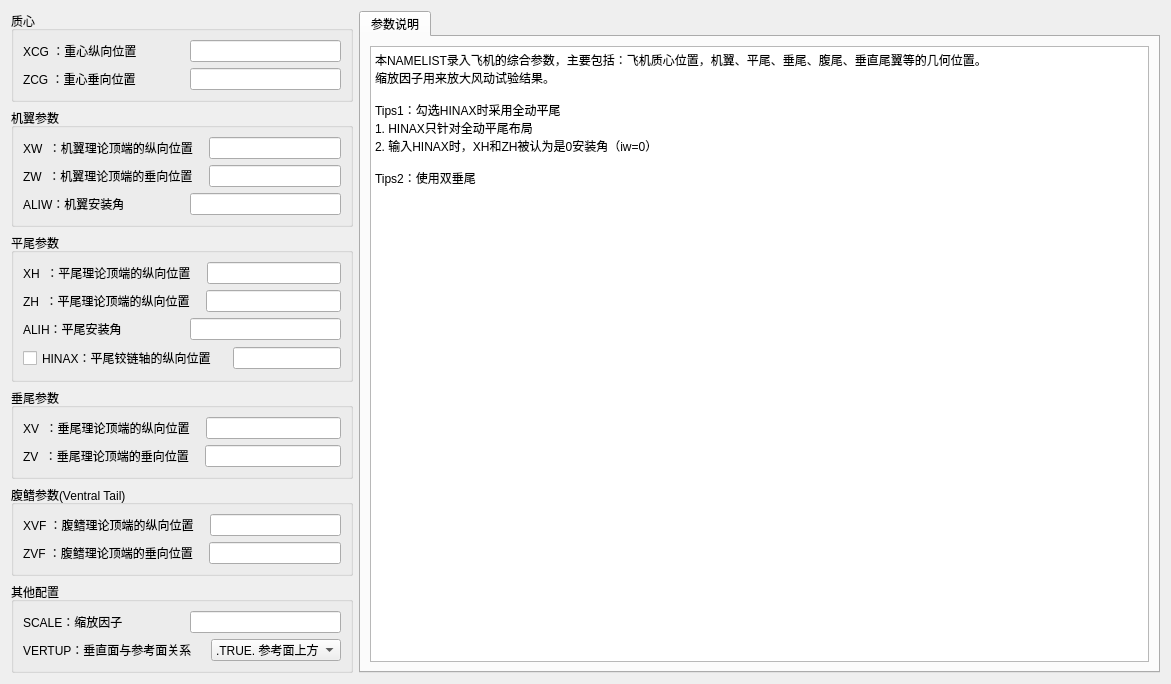
<?xml version="1.0" encoding="UTF-8"?>
<ui version="4.0">
 <class>SYNTHS</class>
 <widget class="QWidget" name="SYNTHS">
  <property name="geometry">
   <rect>
    <x>0</x>
    <y>0</y>
    <width>1171</width>
    <height>632</height>
   </rect>
  </property>
  <property name="windowTitle">
   <string>飞机综合参数</string>
  </property>
  <layout class="QHBoxLayout" name="horizontalLayout_18">
   <item>
    <layout class="QVBoxLayout" name="verticalLayout_7">
     <item>
      <widget class="QGroupBox" name="groupBoxCG">
       <property name="title">
        <string>质心</string>
       </property>
       <layout class="QVBoxLayout" name="verticalLayout">
        <item>
         <layout class="QHBoxLayout" name="horizontalLayout">
          <item>
           <widget class="QLabel" name="label">
            <property name="text">
             <string>XCG ：重心纵向位置</string>
            </property>
           </widget>
          </item>
          <item>
           <spacer name="horizontalSpacer_15">
            <property name="orientation">
             <enum>Qt::Horizontal</enum>
            </property>
            <property name="sizeType">
             <enum>QSizePolicy::Preferred</enum>
            </property>
            <property name="sizeHint" stdset="0">
             <size>
              <width>10</width>
              <height>20</height>
             </size>
            </property>
           </spacer>
          </item>
          <item>
           <widget class="QLineEdit" name="XCG">
            <property name="sizePolicy">
             <sizepolicy hsizetype="Preferred" vsizetype="Fixed">
              <horstretch>0</horstretch>
              <verstretch>0</verstretch>
             </sizepolicy>
            </property>
           </widget>
          </item>
         </layout>
        </item>
        <item>
         <layout class="QHBoxLayout" name="horizontalLayout_2">
          <item>
           <widget class="QLabel" name="label_2">
            <property name="text">
             <string>ZCG ：重心垂向位置</string>
            </property>
           </widget>
          </item>
          <item>
           <spacer name="horizontalSpacer_14">
            <property name="orientation">
             <enum>Qt::Horizontal</enum>
            </property>
            <property name="sizeType">
             <enum>QSizePolicy::Preferred</enum>
            </property>
            <property name="sizeHint" stdset="0">
             <size>
              <width>10</width>
              <height>20</height>
             </size>
            </property>
           </spacer>
          </item>
          <item>
           <widget class="QLineEdit" name="ZCG">
            <property name="sizePolicy">
             <sizepolicy hsizetype="Preferred" vsizetype="Fixed">
              <horstretch>0</horstretch>
              <verstretch>0</verstretch>
             </sizepolicy>
            </property>
           </widget>
          </item>
         </layout>
        </item>
       </layout>
      </widget>
     </item>
     <item>
      <widget class="QGroupBox" name="groupBox">
       <property name="title">
        <string>机翼参数</string>
       </property>
       <layout class="QVBoxLayout" name="verticalLayout_2">
        <item>
         <layout class="QHBoxLayout" name="horizontalLayout_3">
          <item>
           <widget class="QLabel" name="label_3">
            <property name="text">
             <string>XW  ：机翼理论顶端的纵向位置</string>
            </property>
           </widget>
          </item>
          <item>
           <spacer name="horizontalSpacer_13">
            <property name="orientation">
             <enum>Qt::Horizontal</enum>
            </property>
            <property name="sizeType">
             <enum>QSizePolicy::Preferred</enum>
            </property>
            <property name="sizeHint" stdset="0">
             <size>
              <width>10</width>
              <height>20</height>
             </size>
            </property>
           </spacer>
          </item>
          <item>
           <widget class="QLineEdit" name="XW">
            <property name="sizePolicy">
             <sizepolicy hsizetype="Preferred" vsizetype="Fixed">
              <horstretch>0</horstretch>
              <verstretch>0</verstretch>
             </sizepolicy>
            </property>
           </widget>
          </item>
         </layout>
        </item>
        <item>
         <layout class="QHBoxLayout" name="horizontalLayout_4">
          <item>
           <widget class="QLabel" name="label_4">
            <property name="text">
             <string>ZW  ：机翼理论顶端的垂向位置</string>
            </property>
           </widget>
          </item>
          <item>
           <spacer name="horizontalSpacer_12">
            <property name="orientation">
             <enum>Qt::Horizontal</enum>
            </property>
            <property name="sizeType">
             <enum>QSizePolicy::Preferred</enum>
            </property>
            <property name="sizeHint" stdset="0">
             <size>
              <width>10</width>
              <height>20</height>
             </size>
            </property>
           </spacer>
          </item>
          <item>
           <widget class="QLineEdit" name="ZW">
            <property name="sizePolicy">
             <sizepolicy hsizetype="Preferred" vsizetype="Fixed">
              <horstretch>0</horstretch>
              <verstretch>0</verstretch>
             </sizepolicy>
            </property>
           </widget>
          </item>
         </layout>
        </item>
        <item>
         <layout class="QHBoxLayout" name="horizontalLayout_5">
          <item>
           <widget class="QLabel" name="label_5">
            <property name="text">
             <string>ALIW：机翼安装角</string>
            </property>
           </widget>
          </item>
          <item>
           <spacer name="horizontalSpacer">
            <property name="orientation">
             <enum>Qt::Horizontal</enum>
            </property>
            <property name="sizeType">
             <enum>QSizePolicy::Preferred</enum>
            </property>
            <property name="sizeHint" stdset="0">
             <size>
              <width>10</width>
              <height>20</height>
             </size>
            </property>
           </spacer>
          </item>
          <item>
           <widget class="QLineEdit" name="ALIW">
            <property name="sizePolicy">
             <sizepolicy hsizetype="Preferred" vsizetype="Fixed">
              <horstretch>0</horstretch>
              <verstretch>0</verstretch>
             </sizepolicy>
            </property>
           </widget>
          </item>
         </layout>
        </item>
       </layout>
      </widget>
     </item>
     <item>
      <widget class="QGroupBox" name="groupBox_HorizontalTail">
       <property name="title">
        <string>平尾参数</string>
       </property>
       <layout class="QVBoxLayout" name="verticalLayout_3">
        <item>
         <layout class="QHBoxLayout" name="horizontalLayout_6">
          <item>
           <widget class="QLabel" name="label_6">
            <property name="text">
             <string>XH  ：平尾理论顶端的纵向位置</string>
            </property>
           </widget>
          </item>
          <item>
           <spacer name="horizontalSpacer_2">
            <property name="orientation">
             <enum>Qt::Horizontal</enum>
            </property>
            <property name="sizeType">
             <enum>QSizePolicy::Preferred</enum>
            </property>
            <property name="sizeHint" stdset="0">
             <size>
              <width>10</width>
              <height>20</height>
             </size>
            </property>
           </spacer>
          </item>
          <item>
           <widget class="QLineEdit" name="XH">
            <property name="sizePolicy">
             <sizepolicy hsizetype="Preferred" vsizetype="Fixed">
              <horstretch>0</horstretch>
              <verstretch>0</verstretch>
             </sizepolicy>
            </property>
           </widget>
          </item>
         </layout>
        </item>
        <item>
         <layout class="QHBoxLayout" name="horizontalLayout_7">
          <item>
           <widget class="QLabel" name="label_7">
            <property name="text">
             <string>ZH  ：平尾理论顶端的纵向位置</string>
            </property>
           </widget>
          </item>
          <item>
           <spacer name="horizontalSpacer_3">
            <property name="orientation">
             <enum>Qt::Horizontal</enum>
            </property>
            <property name="sizeType">
             <enum>QSizePolicy::Preferred</enum>
            </property>
            <property name="sizeHint" stdset="0">
             <size>
              <width>10</width>
              <height>20</height>
             </size>
            </property>
           </spacer>
          </item>
          <item>
           <widget class="QLineEdit" name="ZH">
            <property name="sizePolicy">
             <sizepolicy hsizetype="Preferred" vsizetype="Fixed">
              <horstretch>0</horstretch>
              <verstretch>0</verstretch>
             </sizepolicy>
            </property>
           </widget>
          </item>
         </layout>
        </item>
        <item>
         <layout class="QHBoxLayout" name="horizontalLayout_8">
          <item>
           <widget class="QLabel" name="label_8">
            <property name="text">
             <string>ALIH：平尾安装角</string>
            </property>
           </widget>
          </item>
          <item>
           <spacer name="horizontalSpacer_4">
            <property name="orientation">
             <enum>Qt::Horizontal</enum>
            </property>
            <property name="sizeType">
             <enum>QSizePolicy::Preferred</enum>
            </property>
            <property name="sizeHint" stdset="0">
             <size>
              <width>10</width>
              <height>20</height>
             </size>
            </property>
           </spacer>
          </item>
          <item>
           <widget class="QLineEdit" name="ALIH">
            <property name="sizePolicy">
             <sizepolicy hsizetype="Preferred" vsizetype="Fixed">
              <horstretch>0</horstretch>
              <verstretch>0</verstretch>
             </sizepolicy>
            </property>
           </widget>
          </item>
         </layout>
        </item>
        <item>
         <layout class="QHBoxLayout" name="horizontalLayout_9">
          <item>
           <widget class="QCheckBox" name="checkBox_HINAX">
            <property name="text">
             <string>HINAX：平尾铰链轴的纵向位置</string>
            </property>
           </widget>
          </item>
          <item>
           <spacer name="horizontalSpacer_5">
            <property name="orientation">
             <enum>Qt::Horizontal</enum>
            </property>
            <property name="sizeType">
             <enum>QSizePolicy::Preferred</enum>
            </property>
            <property name="sizeHint" stdset="0">
             <size>
              <width>10</width>
              <height>20</height>
             </size>
            </property>
           </spacer>
          </item>
          <item>
           <widget class="QLineEdit" name="HINAX">
            <property name="sizePolicy">
             <sizepolicy hsizetype="Preferred" vsizetype="Fixed">
              <horstretch>0</horstretch>
              <verstretch>0</verstretch>
             </sizepolicy>
            </property>
           </widget>
          </item>
         </layout>
        </item>
       </layout>
      </widget>
     </item>
     <item>
      <widget class="QGroupBox" name="groupBox_VerticalTail">
       <property name="title">
        <string>垂尾参数</string>
       </property>
       <layout class="QVBoxLayout" name="verticalLayout_4">
        <item>
         <layout class="QHBoxLayout" name="horizontalLayout_10">
          <item>
           <widget class="QLabel" name="label_9">
            <property name="text">
             <string>XV  ：垂尾理论顶端的纵向位置</string>
            </property>
           </widget>
          </item>
          <item>
           <spacer name="horizontalSpacer_6">
            <property name="orientation">
             <enum>Qt::Horizontal</enum>
            </property>
            <property name="sizeType">
             <enum>QSizePolicy::Preferred</enum>
            </property>
            <property name="sizeHint" stdset="0">
             <size>
              <width>10</width>
              <height>20</height>
             </size>
            </property>
           </spacer>
          </item>
          <item>
           <widget class="QLineEdit" name="XV">
            <property name="sizePolicy">
             <sizepolicy hsizetype="Preferred" vsizetype="Fixed">
              <horstretch>0</horstretch>
              <verstretch>0</verstretch>
             </sizepolicy>
            </property>
           </widget>
          </item>
         </layout>
        </item>
        <item>
         <layout class="QHBoxLayout" name="horizontalLayout_11">
          <item>
           <widget class="QLabel" name="label_10">
            <property name="text">
             <string>ZV  ：垂尾理论顶端的垂向位置</string>
            </property>
           </widget>
          </item>
          <item>
           <spacer name="horizontalSpacer_7">
            <property name="orientation">
             <enum>Qt::Horizontal</enum>
            </property>
            <property name="sizeType">
             <enum>QSizePolicy::Preferred</enum>
            </property>
            <property name="sizeHint" stdset="0">
             <size>
              <width>10</width>
              <height>20</height>
             </size>
            </property>
           </spacer>
          </item>
          <item>
           <widget class="QLineEdit" name="ZV">
            <property name="sizePolicy">
             <sizepolicy hsizetype="Preferred" vsizetype="Fixed">
              <horstretch>0</horstretch>
              <verstretch>0</verstretch>
             </sizepolicy>
            </property>
           </widget>
          </item>
         </layout>
        </item>
       </layout>
      </widget>
     </item>
     <item>
      <widget class="QGroupBox" name="groupBox_2">
       <property name="title">
        <string>腹鳍参数(Ventral Tail)</string>
       </property>
       <layout class="QVBoxLayout" name="verticalLayout_5">
        <item>
         <layout class="QHBoxLayout" name="horizontalLayout_12">
          <item>
           <widget class="QLabel" name="label_11">
            <property name="text">
             <string>XVF ：腹鳍理论顶端的纵向位置</string>
            </property>
           </widget>
          </item>
          <item>
           <spacer name="horizontalSpacer_8">
            <property name="orientation">
             <enum>Qt::Horizontal</enum>
            </property>
            <property name="sizeType">
             <enum>QSizePolicy::Preferred</enum>
            </property>
            <property name="sizeHint" stdset="0">
             <size>
              <width>10</width>
              <height>20</height>
             </size>
            </property>
           </spacer>
          </item>
          <item>
           <widget class="QLineEdit" name="XVF">
            <property name="sizePolicy">
             <sizepolicy hsizetype="Preferred" vsizetype="Fixed">
              <horstretch>0</horstretch>
              <verstretch>0</verstretch>
             </sizepolicy>
            </property>
           </widget>
          </item>
         </layout>
        </item>
        <item>
         <layout class="QHBoxLayout" name="horizontalLayout_13">
          <item>
           <widget class="QLabel" name="label_12">
            <property name="text">
             <string>ZVF ：腹鳍理论顶端的垂向位置</string>
            </property>
           </widget>
          </item>
          <item>
           <spacer name="horizontalSpacer_9">
            <property name="orientation">
             <enum>Qt::Horizontal</enum>
            </property>
            <property name="sizeType">
             <enum>QSizePolicy::Preferred</enum>
            </property>
            <property name="sizeHint" stdset="0">
             <size>
              <width>10</width>
              <height>20</height>
             </size>
            </property>
           </spacer>
          </item>
          <item>
           <widget class="QLineEdit" name="ZVF">
            <property name="sizePolicy">
             <sizepolicy hsizetype="Preferred" vsizetype="Fixed">
              <horstretch>0</horstretch>
              <verstretch>0</verstretch>
             </sizepolicy>
            </property>
           </widget>
          </item>
         </layout>
        </item>
       </layout>
      </widget>
     </item>
     <item>
      <widget class="QGroupBox" name="groupBox_3">
       <property name="title">
        <string>其他配置</string>
       </property>
       <layout class="QVBoxLayout" name="verticalLayout_6">
        <item>
         <layout class="QHBoxLayout" name="horizontalLayout_15">
          <item>
           <widget class="QLabel" name="label_14">
            <property name="text">
             <string>SCALE：缩放因子</string>
            </property>
           </widget>
          </item>
          <item>
           <spacer name="horizontalSpacer_11">
            <property name="orientation">
             <enum>Qt::Horizontal</enum>
            </property>
            <property name="sizeType">
             <enum>QSizePolicy::Preferred</enum>
            </property>
            <property name="sizeHint" stdset="0">
             <size>
              <width>10</width>
              <height>20</height>
             </size>
            </property>
           </spacer>
          </item>
          <item>
           <widget class="QLineEdit" name="SCALE">
            <property name="sizePolicy">
             <sizepolicy hsizetype="Preferred" vsizetype="Fixed">
              <horstretch>0</horstretch>
              <verstretch>0</verstretch>
             </sizepolicy>
            </property>
           </widget>
          </item>
         </layout>
        </item>
        <item>
         <layout class="QHBoxLayout" name="horizontalLayout_14">
          <item>
           <widget class="QLabel" name="label_13">
            <property name="text">
             <string>VERTUP：垂直面与参考面关系</string>
            </property>
           </widget>
          </item>
          <item>
           <spacer name="horizontalSpacer_16">
            <property name="orientation">
             <enum>Qt::Horizontal</enum>
            </property>
            <property name="sizeType">
             <enum>QSizePolicy::Preferred</enum>
            </property>
            <property name="sizeHint" stdset="0">
             <size>
              <width>13</width>
              <height>20</height>
             </size>
            </property>
           </spacer>
          </item>
          <item>
           <widget class="QComboBox" name="VERTUP">
            <property name="sizePolicy">
             <sizepolicy hsizetype="Preferred" vsizetype="Fixed">
              <horstretch>0</horstretch>
              <verstretch>0</verstretch>
             </sizepolicy>
            </property>
            <property name="maximumSize">
             <size>
              <width>130</width>
              <height>16777215</height>
             </size>
            </property>
            <property name="mouseTracking">
             <bool>false</bool>
            </property>
            <property name="autoFillBackground">
             <bool>false</bool>
            </property>
            <property name="currentText">
             <string>.TRUE. 参考面上方</string>
            </property>
            <item>
             <property name="text">
              <string>.TRUE. 参考面上方</string>
             </property>
            </item>
            <item>
             <property name="text">
              <string>.FALSE. 参考面下方</string>
             </property>
            </item>
           </widget>
          </item>
         </layout>
        </item>
       </layout>
      </widget>
     </item>
     <item>
      <spacer name="verticalSpacer">
       <property name="orientation">
        <enum>Qt::Vertical</enum>
       </property>
       <property name="sizeHint" stdset="0">
        <size>
         <width>20</width>
         <height>40</height>
        </size>
       </property>
      </spacer>
     </item>
    </layout>
   </item>
   <item>
    <widget class="QTabWidget" name="tabWidget">
     <property name="currentIndex">
      <number>0</number>
     </property>
     <widget class="QWidget" name="tab">
      <attribute name="title">
       <string>参数说明</string>
      </attribute>
      <layout class="QHBoxLayout" name="horizontalLayout_16">
       <item>
        <widget class="QTextBrowser" name="textBrowser">
         <property name="sizePolicy">
          <sizepolicy hsizetype="Preferred" vsizetype="Preferred">
           <horstretch>0</horstretch>
           <verstretch>0</verstretch>
          </sizepolicy>
         </property>
         <property name="minimumSize">
          <size>
           <width>0</width>
           <height>120</height>
          </size>
         </property>
         <property name="html">
          <string>&lt;!DOCTYPE HTML PUBLIC &quot;-//W3C//DTD HTML 4.0//EN&quot; &quot;http://www.w3.org/TR/REC-html40/strict.dtd&quot;&gt;
&lt;html&gt;&lt;head&gt;&lt;meta name=&quot;qrichtext&quot; content=&quot;1&quot; /&gt;&lt;style type=&quot;text/css&quot;&gt;
p, li { white-space: pre-wrap; }
&lt;/style&gt;&lt;/head&gt;&lt;body style=&quot; font-family:'SimSun'; font-size:9pt; font-weight:400; font-style:normal;&quot;&gt;
&lt;p style=&quot; margin-top:0px; margin-bottom:0px; margin-left:0px; margin-right:0px; -qt-block-indent:0; text-indent:0px;&quot;&gt;本NAMELIST录入飞机的综合参数，主要包括：飞机质心位置，机翼、平尾、垂尾、腹尾、垂直尾翼等的几何位置。&lt;/p&gt;
&lt;p style=&quot; margin-top:0px; margin-bottom:0px; margin-left:0px; margin-right:0px; -qt-block-indent:0; text-indent:0px;&quot;&gt;缩放因子用来放大风动试验结果。&lt;/p&gt;
&lt;p style=&quot;-qt-paragraph-type:empty; margin-top:0px; margin-bottom:0px; margin-left:0px; margin-right:0px; -qt-block-indent:0; text-indent:0px;&quot;&gt;&lt;br /&gt;&lt;/p&gt;
&lt;p style=&quot; margin-top:0px; margin-bottom:0px; margin-left:0px; margin-right:0px; -qt-block-indent:0; text-indent:0px;&quot;&gt;Tips1：勾选HINAX时采用全动平尾&lt;/p&gt;
&lt;p style=&quot; margin-top:0px; margin-bottom:0px; margin-left:0px; margin-right:0px; -qt-block-indent:0; text-indent:0px;&quot;&gt;1. HINAX只针对全动平尾布局&lt;/p&gt;
&lt;p style=&quot; margin-top:0px; margin-bottom:0px; margin-left:0px; margin-right:0px; -qt-block-indent:0; text-indent:0px;&quot;&gt;2. 输入HINAX时，XH和ZH被认为是0安装角（iw=0）&lt;/p&gt;
&lt;p style=&quot;-qt-paragraph-type:empty; margin-top:0px; margin-bottom:0px; margin-left:0px; margin-right:0px; -qt-block-indent:0; text-indent:0px;&quot;&gt;&lt;br /&gt;&lt;/p&gt;
&lt;p style=&quot; margin-top:0px; margin-bottom:0px; margin-left:0px; margin-right:0px; -qt-block-indent:0; text-indent:0px;&quot;&gt;Tips2：使用双垂尾&lt;/p&gt;&lt;/body&gt;&lt;/html&gt;</string>
         </property>
        </widget>
       </item>
      </layout>
     </widget>
    </widget>
   </item>
  </layout>
 </widget>
 <resources>
  <include location="card_rc.qrc"/>
 </resources>
 <connections/>
</ui>
